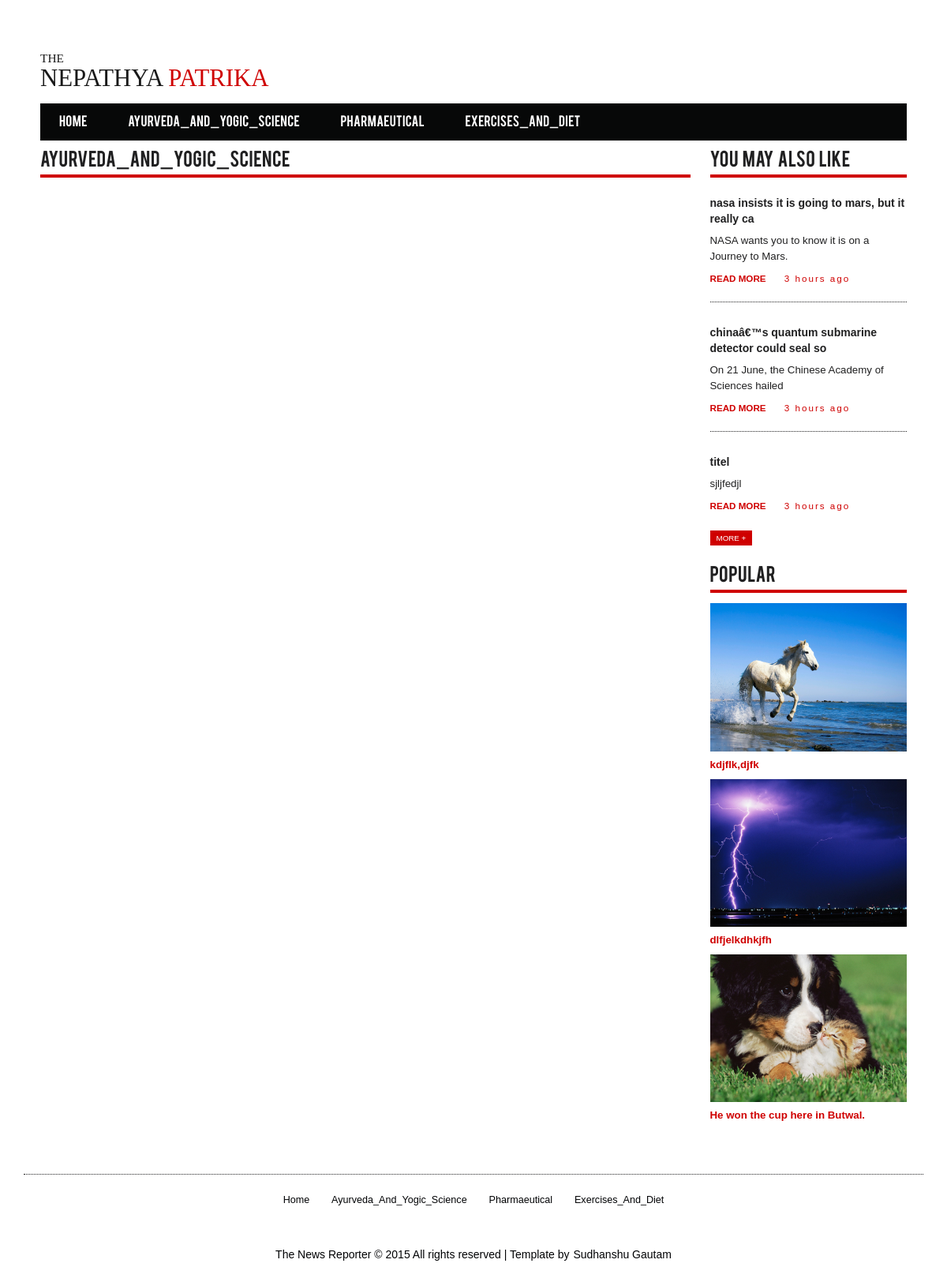
Screenshot of /newmvc/index.php?p=Ayurveda_And_Yogic_Science with the database file from the repository.
### tables this page shows
CREATE TABLE `tbl_category` (
  `id` int(11) NOT NULL,
  `name` varchar(50) NOT NULL,
  `slug` varchar(200) NOT NULL,
  `created_by` varchar(50) NOT NULL,
  `created_at` datetime NOT NULL,
  `modified_by` varchar(50) DEFAULT NULL,
  `modified_at` datetime DEFAULT NULL,
  `status` tinyint(1) NOT NULL DEFAULT '1'
);

CREATE TABLE `tbl_news` (
  `id` int(11) NOT NULL,
  `title` varchar(50) NOT NULL,
  `category` varchar(50) NOT NULL,
  `short_desc` varchar(50) NOT NULL,
  `description` text NOT NULL,
  `image` varchar(250) DEFAULT NULL,
  `status` tinyint(1) NOT NULL DEFAULT '1',
  `featured` tinyint(1) NOT NULL DEFAULT '0',
  `created_by` varchar(50) NOT NULL,
  `created_at` datetime NOT NULL,
  `modified_by` varchar(50) DEFAULT NULL,
  `modified_at` datetime DEFAULT NULL
);

### newmvc/controller/categorycontroller.php (called while the page is built, shortened)
<?php
class categorycontroller extends controller {
	function __construct($category){
			$this->category=$this->loadmodel('categorymodel');
			$this->news=$this->loadmodel('newsmodel');
	}
	function index($category){
		$this->menu=$this->category->selectmycategory();
		$this->categoryname=$category;
		$this->featured_news=$this->news->selectfeaturednews();
		$this->latest_news=$this->news->selectlatestnews();
		$this->loadview('category');
	}
}
?>

### newmvc/config/config.php (called while the page is built, shortened)
<?php
function base_url($atRoot=FALSE, $atCore=FALSE, $parse=FALSE) {
        if (isset($_SERVER['HTTP_HOST'])) {
            $http = isset($_SERVER['HTTPS']) && strtolower($_SERVER['HTTPS']) !== 'off' ? 'https' : 'http';
            $hostname = $_SERVER['HTTP_HOST'];
            $dir =  str_replace(basename($_SERVER['SCRIPT_NAME']), '', $_SERVER['SCRIPT_NAME']);
            $core = preg_split('@/@', str_replace($_SERVER['DOCUMENT_ROOT'], '', realpath(dirname(__FILE__))), NULL, PREG_SPLIT_NO_EMPTY);
            $core = $core[0];
            $tmplt = $atRoot ? ($atCore ? "%s://%s/%s/" : "%s://%s/") : ($atCore ? "%s://%s/%s/" : "%s://%s%s");
            $end = $atRoot ? ($atCore ? $core : $hostname) : ($atCore ? $core : $dir);
            $base_url = sprintf( $tmplt, $http, $hostname, $end );
        }
        else $base_url = 'http://localhost/';
        return $base_url;
}
?>

### newmvc/libs/model.php (called while the page is built, shortened)
<?php
class model{
	public $con;
	public function __construct()
     {
		$this->con = new mysqli('localhost','root','','db_news2');
   }
	public function select($sql){
		$res = $this->con->query($sql);
		$data = [];
		if($res->num_rows>0)
			while($row= $res->fetch_object()){
				$data[] = $row;
			}
		return $data;
	}
}
?>

### newmvc/model/categorymodel.php (called while the page is built, shortened)
<?php
class categorymodel extends model{
	function selectmycategory(){
		$sql = "select * from tbl_category";
		return $this->select($sql);
	}
}

### newmvc/model/newsmodel.php (called while the page is built, shortened)
<?php
class newsmodel extends model{
    function selectfeaturednews(){
        $sql = "select * from tbl_news where featured = 1 and status = 1 limit 3";
        return $this->select($sql);
    }
    function selectlatestnews(){
        $sql = "select * from tbl_news where status = 1 order by created_at DESC limit 3";
        return $this->select($sql);
    }
}
?>

### newmvc/view/category.php (the view, shortened to what this page needs)
<div class="main-content">
				<div class="col-md-9 total-news">
				<div class="posts">
					<div class="left-posts-category">
						<div class="tech-news">
							<div class="main-title-head">
								<h3><?php echo $this->categoryname ?></h3><br/>
								<div class="clearfix"></div>
							</div>
							</div>
						</div>
					</div>
					<div class="clearfix"></div>
				</div>
				</div>
				<div class="col-md-3 side-bar">
						<div class="desk-grid">
							<h3>You May Also Like</h3>
							<?php foreach($this->latest_news as $lsa ){?>
							<div class="desk">
								<a href="singlepage.html" class="title"><?php echo $lsa->title?> </a>
								<p><?php echo $lsa->short_desc?></p>
								<p><a href="singlepage.html">Read More</a><span>3 hours ago</span></p>
							</div>
							<?php } ?>
							<a class="more" href="singlepage.html">More  +</a>
						</div>
						<div class="editorial">
							<h3>Popular</h3>
							<?php
									foreach ($this->featured_news as $fa){?>
							<div class="editor">
								<a href="single.html"><img src="<?php echo base_url()?>admin_panel//files/<?php echo $fa->image ?>" alt="" ></a>
								<a href="single.html"><?php echo $fa->short_desc?></a>
							</div>
								<?php } ?>
						</div>
				</div>
				<div class="clearfix"></div>
			</div>

### newmvc/view/layout/header.php (shortened to what this page needs)
<!DOCTYPE html>
<html>
<head>
<link href="<?php echo base_url()?>public/css/bootstrap.css" rel='stylesheet' type='text/css' />
<link href="<?php echo base_url()?>public/css/style.css" rel="stylesheet" type="text/css" media="all" />
<link rel="stylesheet" href="http://netdna.bootstrapcdn.com/font-awesome/4.0.3/css/font-awesome.min.css" />
</head>
<body>
	<div class="container">
		<div class="news-paper">
			<div class="header">
				<div class="header-left">
					<div class="logo">
						<a href="<?php echo base_url().'home' ?>">
							<h6>The</h6>
							<h1>Nepathya <span>Patrika</span></h1>
						</a>
					</div>
				</div>
					<div class="clearfix"></div>
				</div>
			<div class="menu-strip">
				<ul>
				<li><a href="home">Home</a></li>
				<?php foreach ($this->menu as $data) { ?>
					<li><a href="<?php echo base_url().$data->name ?>"><?php echo $data->name ?></a></li>
					 <?php } ?>
				</ul>
			</div>

### newmvc/view/layout/footer.php (shortened to what this page needs)
			<div class="footer text-center">
				<div class="bottom-menu">
                 <ul>
				<li><a href="home">Home</a></li>
				<?php foreach ($this->menu as $data) { ?>
					<li><a href="<?php echo base_url().$data->name ?>"><?php echo $data->name ?></a></li>
					 <?php } ?>
				</ul>
				</div>
			     </div>
				<div class="copyright text-center">
					<p>The News Reporter &copy; 2015 All rights reserved | Template by  <a href="https://www.facebook.com/prayash.gautam">Sudhanshu Gautam</a></p><br><br>
				</div>
			</div>
</body>
</html>

### newmvc/public/css/style.css (style rules this page uses)
body { padding:0; margin:0; font-family:Arial, Helvetica, sans-serif; background:url('../images/body-bg.jpg') no-repeat 0px 0px; background-size: 100% 100%; }
body a { transition:0.5s all; -webkit-transition:0.5s all; -moz-transition:0.5s all; -o-transition:0.5s all; -ms-transition:0.5s all; }
h1,h2,h3,h4,h5,h6 { margin:0; }
p { margin:0; }
ul { margin:0; padding:0; }
.news-paper { background:#fff; padding:1em 1.5em; margin:5em 0; }
.header-left { float:left; }
.logo a { text-decoration: none; display: block; text-transform:uppercase; }
.logo a h6 { color:#191919; font-family: 'georgia'; font-weight:500; font-size:1.1em; }
.logo a h1 { color:#191919; font-family: 'georgia'; font-weight:500; font-size:2.2em; }
.logo { margin-top: 10px; }
.logo a h1 span { color:#cf0000; }
.menu-strip { background: #070808; margin: 1em 0; padding: 1em 0em 0.8em 0px; }
.menu-strip ul li { display:inline-block; }
.menu-strip ul li a { color: #fff; font-size: 1.1em; font-weight: 400; font-family: 'bebasregular'; text-decoration: none; padding: 1.1em 1.5533555em 0.9em; }
.menu-strip ul li:last-child { text-align: right; }
.total-news { padding: 0; }
.left-posts-category { width:100%; margin-right:4%; float:left; }
.main-title-head { border-bottom: 4px solid #cf0000; margin-bottom:1.7em; }
.main-title-head h3 { color:#202021; font-size:1.6em; font-weight:400; word-spacing:3px; float:left; font-family: 'bebasregular'; padding-bottom: 4px; }
a.title { color: #202021; font-size: 1em; font-weight: bold; margin-top: 10px; text-transform:lowercase; display:block; text-decoration:none; }
.desk-grid h3 { color: #202021; font-size: 1.6em; font-weight: 400; word-spacing: 3px; font-family: 'bebasregular'; border-bottom: 4px solid #cf0000; margin-bottom: 1em; padding-bottom: 4px; }
.desk p { color: #202021; font-size: 0.95em; font-weight: normal; line-height: 1.5em; margin: 8px 0; }
.desk p a { color: #cf0000; font-weight: bold; font-size: 0.875em; text-transform: uppercase; text-decoration: none; }
.desk p span { margin-left: 2em; font-size: 0.875em; font-weight: normal; letter-spacing: 2px; }
.desk { border-bottom: 1px dotted #202021; margin-bottom: 2em; padding-bottom: 0.8em; }
.desk:nth-child(4) { border:none; margin-bottom: 0em; }
a.more { text-decoration: none; color: #fff; background: #cf0000; text-transform: uppercase; font-size: 0.7em; padding: 4px 8px; }
.editorial { margin-top:2em; }
.editor a img { width:100%: }
.editor a { color: #cf0000; font-size: 0.95em; font-weight: bold; text-decoration:none; margin:8px 0; display: block; }
.editorial h3 { color: #202021; font-size: 1.6em; font-weight: 400; word-spacing: 3px; font-family: 'bebasregular'; border-bottom: 4px solid #cf0000; margin-bottom: 0.6em; padding-bottom: 4px; }
.bottom-menu ul li { display:inline-block; margin:0 12px; }
.bottom-menu ul li a { font-size:0.9em; font-weight:normal; text-decoration:none; color:#020305; }
.footer { padding:1.5em 0; border-top: 1px dotted #202021; margin-top:2em; }
.copyright { padding:2em 0 1em 0; }
.copyright p { color: #020305; font-size: 1em; }
.copyright p a { color: #020305; margin-left: 1px; }
.side-bar { padding: 0 0 0 25px; }
.posts,.recent-comments,.archievs,.categories { margin-bottom:3em; }
span { color: #cf0000; }
.editor img { width: 100%; }
@media screen and (max-width: 1440px) { .news-paper { margin: 4em 0; } }
@media screen and (max-width: 1280px) { .news-paper { margin: 3em 0; } }

### rows the page displays
tbl_category: name "Ayurveda_And_Yogic_Science"
tbl_category: name "Pharmaeutical"
tbl_category: name "Exercises_And_Diet"
tbl_news: title "nasa insists it is going to mars, but it really ca", short_desc "NASA wants you to know it is on a Journey to Mars."
tbl_news: title "chinaâ€™s quantum submarine detector could seal so", short_desc "On 21 June, the Chinese Academy of Sciences hailed"
tbl_news: title "titel", short_desc "sjljfedjl"
tbl_news: image (picture), short_desc "kdjflk,djfk"
tbl_news: image (picture), short_desc "dlfjelkdhkjfh"
tbl_news: image (picture), short_desc "He won the cup here in Butwal."

### other values shown
$this->categoryname "Ayurveda_And_Yogic_Science"
